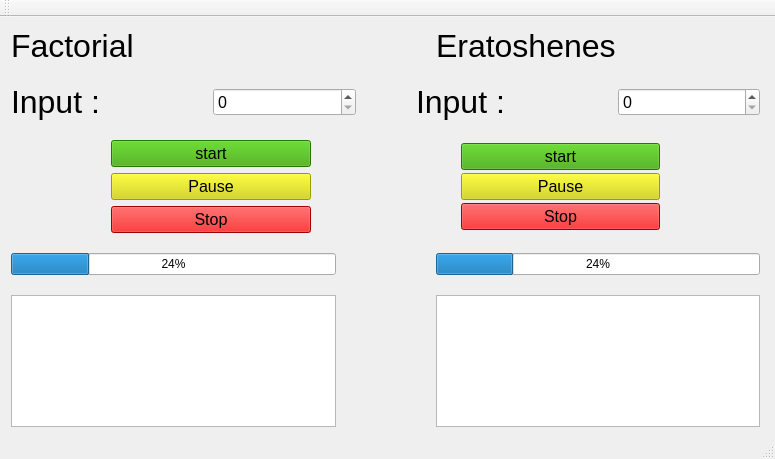
<?xml version="1.0" encoding="UTF-8"?>
<ui version="4.0">
 <class>MainWindow</class>
 <widget class="QMainWindow" name="MainWindow">
  <property name="geometry">
   <rect>
    <x>0</x>
    <y>0</y>
    <width>775</width>
    <height>459</height>
   </rect>
  </property>
  <property name="windowTitle">
   <string>MainWindow</string>
  </property>
  <widget class="QWidget" name="centralWidget">
   <widget class="QWidget" name="layoutWidget">
    <property name="geometry">
     <rect>
      <x>0</x>
      <y>0</y>
      <width>771</width>
      <height>421</height>
     </rect>
    </property>
    <layout class="QVBoxLayout" name="verticalLayout_3">
     <property name="spacing">
      <number>20</number>
     </property>
     <item>
      <layout class="QHBoxLayout" name="horizontalLayout">
       <property name="spacing">
        <number>100</number>
       </property>
       <item>
        <widget class="QLabel" name="label">
         <property name="font">
          <font>
           <pointsize>24</pointsize>
          </font>
         </property>
         <property name="text">
          <string>Factorial</string>
         </property>
        </widget>
       </item>
       <item>
        <widget class="QLabel" name="label_2">
         <property name="font">
          <font>
           <pointsize>24</pointsize>
          </font>
         </property>
         <property name="text">
          <string>Eratoshenes</string>
         </property>
        </widget>
       </item>
      </layout>
     </item>
     <item>
      <layout class="QHBoxLayout" name="horizontalLayout_2">
       <property name="spacing">
        <number>60</number>
       </property>
       <item>
        <widget class="QLabel" name="label_3">
         <property name="font">
          <font>
           <pointsize>24</pointsize>
          </font>
         </property>
         <property name="text">
          <string>Input :</string>
         </property>
        </widget>
       </item>
       <item>
        <widget class="QSpinBox" name="spinBox">
         <property name="font">
          <font>
           <pointsize>12</pointsize>
          </font>
         </property>
         <property name="maximum">
          <number>999999</number>
         </property>
        </widget>
       </item>
       <item>
        <widget class="QLabel" name="label_4">
         <property name="font">
          <font>
           <pointsize>24</pointsize>
          </font>
         </property>
         <property name="text">
          <string>Input :</string>
         </property>
        </widget>
       </item>
       <item>
        <widget class="QSpinBox" name="spinBox_2">
         <property name="font">
          <font>
           <pointsize>12</pointsize>
          </font>
         </property>
         <property name="maximum">
          <number>9999</number>
         </property>
        </widget>
       </item>
      </layout>
     </item>
     <item>
      <layout class="QHBoxLayout" name="horizontalLayout_3">
       <property name="spacing">
        <number>150</number>
       </property>
       <property name="leftMargin">
        <number>100</number>
       </property>
       <property name="rightMargin">
        <number>100</number>
       </property>
       <item>
        <layout class="QVBoxLayout" name="verticalLayout">
         <item>
          <widget class="QPushButton" name="pushButton">
           <property name="font">
            <font>
             <pointsize>12</pointsize>
            </font>
           </property>
           <property name="styleSheet">
            <string notr="true">background-color: rgb(55, 165, 0);</string>
           </property>
           <property name="text">
            <string>start</string>
           </property>
          </widget>
         </item>
         <item>
          <widget class="QPushButton" name="pushButton_3">
           <property name="font">
            <font>
             <pointsize>12</pointsize>
            </font>
           </property>
           <property name="styleSheet">
            <string notr="true">background-color: rgb(214, 214, 0);</string>
           </property>
           <property name="text">
            <string>Pause</string>
           </property>
          </widget>
         </item>
         <item>
          <widget class="QPushButton" name="pushButton_4">
           <property name="font">
            <font>
             <pointsize>12</pointsize>
            </font>
           </property>
           <property name="styleSheet">
            <string notr="true">background-color: rgb(222, 0, 0);</string>
           </property>
           <property name="text">
            <string>Stop</string>
           </property>
          </widget>
         </item>
        </layout>
       </item>
       <item>
        <layout class="QVBoxLayout" name="verticalLayout_2">
         <property name="spacing">
          <number>0</number>
         </property>
         <item>
          <widget class="QPushButton" name="pushButton_2">
           <property name="font">
            <font>
             <pointsize>12</pointsize>
            </font>
           </property>
           <property name="styleSheet">
            <string notr="true">background-color: rgb(55, 165, 0);</string>
           </property>
           <property name="text">
            <string>start</string>
           </property>
          </widget>
         </item>
         <item>
          <widget class="QPushButton" name="pushButton_5">
           <property name="font">
            <font>
             <pointsize>12</pointsize>
            </font>
           </property>
           <property name="styleSheet">
            <string notr="true">background-color: rgb(214, 214, 0);</string>
           </property>
           <property name="text">
            <string>Pause</string>
           </property>
          </widget>
         </item>
         <item>
          <widget class="QPushButton" name="pushButton_6">
           <property name="font">
            <font>
             <pointsize>12</pointsize>
            </font>
           </property>
           <property name="styleSheet">
            <string notr="true">background-color: rgb(222, 0, 0);</string>
           </property>
           <property name="text">
            <string>Stop</string>
           </property>
          </widget>
         </item>
        </layout>
       </item>
      </layout>
     </item>
     <item>
      <layout class="QHBoxLayout" name="horizontalLayout_4">
       <property name="spacing">
        <number>100</number>
       </property>
       <item>
        <widget class="QProgressBar" name="progressBar">
         <property name="value">
          <number>24</number>
         </property>
        </widget>
       </item>
       <item>
        <widget class="QProgressBar" name="progressBar_2">
         <property name="value">
          <number>24</number>
         </property>
        </widget>
       </item>
      </layout>
     </item>
     <item>
      <layout class="QHBoxLayout" name="horizontalLayout_5">
       <property name="spacing">
        <number>100</number>
       </property>
       <item>
        <widget class="QTextEdit" name="textEdit"/>
       </item>
       <item>
        <widget class="QTextEdit" name="textEdit_2"/>
       </item>
      </layout>
     </item>
    </layout>
   </widget>
  </widget>
  <widget class="QMenuBar" name="menuBar">
   <property name="geometry">
    <rect>
     <x>0</x>
     <y>0</y>
     <width>775</width>
     <height>21</height>
    </rect>
   </property>
  </widget>
  <widget class="QToolBar" name="mainToolBar">
   <attribute name="toolBarArea">
    <enum>TopToolBarArea</enum>
   </attribute>
   <attribute name="toolBarBreak">
    <bool>false</bool>
   </attribute>
  </widget>
  <widget class="QStatusBar" name="statusBar"/>
 </widget>
 <layoutdefault spacing="6" margin="11"/>
 <resources/>
 <connections/>
</ui>
